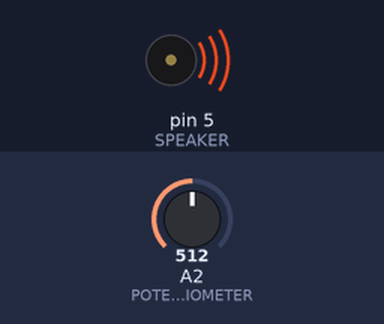
The sketch below on a simulated Arduino Uno, built with avr-gcc and run on an emulated ATmega328P. Shown: buzzer (waves = sounding). Inputs (shaded band) come from the test bench; at power-on: A2 (POTENTIOMETER) = 512. What the sketch prints to the serial monitor is not drawn.

Above: at 0.1 s.
Timing chart, 0 to 1.6 s (numbered marks = the images above):
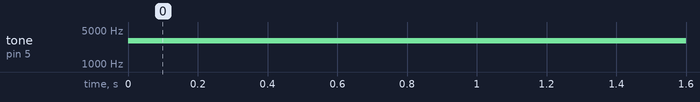

The sketch:

tinkering_potentiometer.ino
```cpp
// You can see a graph of the potentiometer by
// running the program and then selecting
// Tools->Serial Plotter
//
// Your goal:
// Can you make a musical instrument?
// The potentiometer values go from 0 to 1023
// Try using the "map" command. Here's a website about it.
// https://www.arduino.cc/en/Reference/Map

// The potentiometer is on port A2
#define   POTENTIOMETER   A2
#define   SPEAKER         5

void setup() {
  // Sets the potentiometer port to "INPUT"
  pinMode(POTENTIOMETER, INPUT);
  pinMode(SPEAKER, OUTPUT);

  // Starts communication with the computer
  Serial.begin(9600);
}

void loop() {
  // saves the reading of the potentiometer into "value
  int value = analogRead(POTENTIOMETER);

  int freq = map(value, 0, 50, 50, 1);

  // Prints the current reading
  Serial.println(value);

  tone(SPEAKER, 3000);
  // waits
  delay(100);

}
```

Measured:
- by itself, tone on pin 5 (SPEAKER): silent → 3000 Hz at 0.00 s
